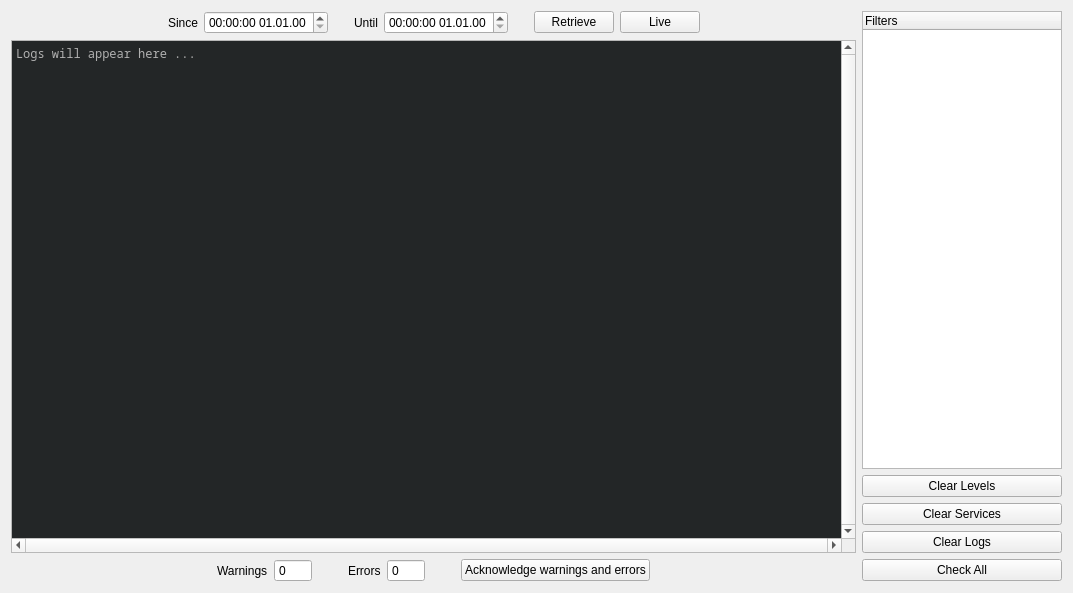
<?xml version="1.0" encoding="UTF-8"?>
<ui version="4.0">
 <class>LogsWidget</class>
 <widget class="QWidget" name="LogsWidget">
  <property name="geometry">
   <rect>
    <x>0</x>
    <y>0</y>
    <width>1073</width>
    <height>593</height>
   </rect>
  </property>
  <property name="windowTitle">
   <string>Logs - KalAO</string>
  </property>
  <layout class="QGridLayout" name="gridLayout" rowstretch="0,1,0,0,0,0" columnstretch="1,0">
   <item row="3" column="1">
    <widget class="QPushButton" name="clear_services_button">
     <property name="text">
      <string>Clear Services</string>
     </property>
    </widget>
   </item>
   <item row="2" column="1">
    <widget class="QPushButton" name="clear_levels_button">
     <property name="text">
      <string>Clear Levels</string>
     </property>
    </widget>
   </item>
   <item row="5" column="1">
    <widget class="QPushButton" name="check_all_button">
     <property name="text">
      <string>Check All</string>
     </property>
    </widget>
   </item>
   <item row="4" column="1">
    <widget class="QPushButton" name="clear_logs_button">
     <property name="text">
      <string>Clear Logs</string>
     </property>
    </widget>
   </item>
   <item row="5" column="0">
    <layout class="QHBoxLayout" name="total_layout">
     <item>
      <spacer name="horizontalSpacer">
       <property name="orientation">
        <enum>Qt::Horizontal</enum>
       </property>
       <property name="sizeHint" stdset="0">
        <size>
         <width>40</width>
         <height>20</height>
        </size>
       </property>
      </spacer>
     </item>
     <item>
      <widget class="QLabel" name="warnings_label">
       <property name="text">
        <string>Warnings</string>
       </property>
      </widget>
     </item>
     <item>
      <widget class="QSpinBox" name="warnings_spinbox">
       <property name="readOnly">
        <bool>true</bool>
       </property>
       <property name="buttonSymbols">
        <enum>QAbstractSpinBox::NoButtons</enum>
       </property>
       <property name="maximum">
        <number>9999</number>
       </property>
      </widget>
     </item>
     <item>
      <spacer name="horizontalSpacer_2">
       <property name="orientation">
        <enum>Qt::Horizontal</enum>
       </property>
       <property name="sizeType">
        <enum>QSizePolicy::Maximum</enum>
       </property>
       <property name="sizeHint" stdset="0">
        <size>
         <width>30</width>
         <height>20</height>
        </size>
       </property>
      </spacer>
     </item>
     <item>
      <widget class="QLabel" name="errors_label">
       <property name="text">
        <string>Errors</string>
       </property>
      </widget>
     </item>
     <item>
      <widget class="QSpinBox" name="errors_spinbox">
       <property name="readOnly">
        <bool>true</bool>
       </property>
       <property name="buttonSymbols">
        <enum>QAbstractSpinBox::NoButtons</enum>
       </property>
       <property name="maximum">
        <number>9999</number>
       </property>
      </widget>
     </item>
     <item>
      <spacer name="horizontalSpacer_3">
       <property name="orientation">
        <enum>Qt::Horizontal</enum>
       </property>
       <property name="sizeType">
        <enum>QSizePolicy::Maximum</enum>
       </property>
       <property name="sizeHint" stdset="0">
        <size>
         <width>30</width>
         <height>20</height>
        </size>
       </property>
      </spacer>
     </item>
     <item>
      <widget class="QPushButton" name="acknowledge_button">
       <property name="text">
        <string>Acknowledge warnings and errors</string>
       </property>
      </widget>
     </item>
     <item>
      <spacer name="horizontalSpacer_4">
       <property name="orientation">
        <enum>Qt::Horizontal</enum>
       </property>
       <property name="sizeHint" stdset="0">
        <size>
         <width>40</width>
         <height>20</height>
        </size>
       </property>
      </spacer>
     </item>
    </layout>
   </item>
   <item row="1" column="0" rowspan="4">
    <widget class="QPlainTextEdit" name="logs_textedit">
     <property name="palette">
      <palette>
       <active>
        <colorrole role="Text">
         <brush brushstyle="SolidPattern">
          <color alpha="255">
           <red>252</red>
           <green>252</green>
           <blue>252</blue>
          </color>
         </brush>
        </colorrole>
        <colorrole role="Base">
         <brush brushstyle="SolidPattern">
          <color alpha="255">
           <red>35</red>
           <green>38</green>
           <blue>39</blue>
          </color>
         </brush>
        </colorrole>
        <colorrole role="PlaceholderText">
         <brush brushstyle="SolidPattern">
          <color alpha="255">
           <red>176</red>
           <green>176</green>
           <blue>176</blue>
          </color>
         </brush>
        </colorrole>
       </active>
       <inactive>
        <colorrole role="Text">
         <brush brushstyle="SolidPattern">
          <color alpha="255">
           <red>252</red>
           <green>252</green>
           <blue>252</blue>
          </color>
         </brush>
        </colorrole>
        <colorrole role="Base">
         <brush brushstyle="SolidPattern">
          <color alpha="255">
           <red>35</red>
           <green>38</green>
           <blue>39</blue>
          </color>
         </brush>
        </colorrole>
        <colorrole role="PlaceholderText">
         <brush brushstyle="SolidPattern">
          <color alpha="255">
           <red>176</red>
           <green>176</green>
           <blue>176</blue>
          </color>
         </brush>
        </colorrole>
       </inactive>
       <disabled>
        <colorrole role="Text">
         <brush brushstyle="SolidPattern">
          <color alpha="255">
           <red>252</red>
           <green>252</green>
           <blue>252</blue>
          </color>
         </brush>
        </colorrole>
        <colorrole role="Base">
         <brush brushstyle="SolidPattern">
          <color alpha="255">
           <red>35</red>
           <green>38</green>
           <blue>39</blue>
          </color>
         </brush>
        </colorrole>
        <colorrole role="PlaceholderText">
         <brush brushstyle="SolidPattern">
          <color alpha="255">
           <red>176</red>
           <green>176</green>
           <blue>176</blue>
          </color>
         </brush>
        </colorrole>
       </disabled>
      </palette>
     </property>
     <property name="font">
      <font>
       <family>Noto Sans Mono</family>
      </font>
     </property>
     <property name="verticalScrollBarPolicy">
      <enum>Qt::ScrollBarAlwaysOn</enum>
     </property>
     <property name="horizontalScrollBarPolicy">
      <enum>Qt::ScrollBarAlwaysOn</enum>
     </property>
     <property name="lineWrapMode">
      <enum>QPlainTextEdit::NoWrap</enum>
     </property>
     <property name="cursorWidth">
      <number>0</number>
     </property>
     <property name="placeholderText">
      <string>Logs will appear here ...</string>
     </property>
    </widget>
   </item>
   <item row="0" column="0">
    <layout class="QHBoxLayout" name="time_layout">
     <item>
      <spacer name="horizontalSpacer_5">
       <property name="orientation">
        <enum>Qt::Horizontal</enum>
       </property>
       <property name="sizeHint" stdset="0">
        <size>
         <width>40</width>
         <height>20</height>
        </size>
       </property>
      </spacer>
     </item>
     <item>
      <widget class="QLabel" name="since_label">
       <property name="text">
        <string>Since</string>
       </property>
      </widget>
     </item>
     <item>
      <widget class="KDateTimeEdit" name="since_datetimeedit">
       <property name="currentSection">
        <enum>QDateTimeEdit::HourSection</enum>
       </property>
       <property name="displayFormat">
        <string>HH:mm:ss dd.MM.yy</string>
       </property>
      </widget>
     </item>
     <item>
      <spacer name="horizontalSpacer_6">
       <property name="orientation">
        <enum>Qt::Horizontal</enum>
       </property>
       <property name="sizeType">
        <enum>QSizePolicy::Maximum</enum>
       </property>
       <property name="sizeHint" stdset="0">
        <size>
         <width>20</width>
         <height>20</height>
        </size>
       </property>
      </spacer>
     </item>
     <item>
      <widget class="QLabel" name="until_label">
       <property name="text">
        <string>Until</string>
       </property>
      </widget>
     </item>
     <item>
      <widget class="KDateTimeEdit" name="until_datetimeedit">
       <property name="currentSection">
        <enum>QDateTimeEdit::HourSection</enum>
       </property>
       <property name="displayFormat">
        <string>HH:mm:ss dd.MM.yy</string>
       </property>
      </widget>
     </item>
     <item>
      <spacer name="horizontalSpacer_8">
       <property name="orientation">
        <enum>Qt::Horizontal</enum>
       </property>
       <property name="sizeType">
        <enum>QSizePolicy::Maximum</enum>
       </property>
       <property name="sizeHint" stdset="0">
        <size>
         <width>20</width>
         <height>20</height>
        </size>
       </property>
      </spacer>
     </item>
     <item>
      <widget class="QPushButton" name="retieve_button">
       <property name="text">
        <string>Retrieve</string>
       </property>
      </widget>
     </item>
     <item>
      <widget class="QPushButton" name="live_button">
       <property name="text">
        <string>Live</string>
       </property>
      </widget>
     </item>
     <item>
      <spacer name="horizontalSpacer_7">
       <property name="orientation">
        <enum>Qt::Horizontal</enum>
       </property>
       <property name="sizeHint" stdset="0">
        <size>
         <width>40</width>
         <height>20</height>
        </size>
       </property>
      </spacer>
     </item>
    </layout>
   </item>
   <item row="0" column="1" rowspan="2">
    <widget class="QTreeWidget" name="filters_tree">
     <property name="maximumSize">
      <size>
       <width>200</width>
       <height>16777215</height>
      </size>
     </property>
     <property name="showDropIndicator" stdset="0">
      <bool>false</bool>
     </property>
     <property name="rootIsDecorated">
      <bool>false</bool>
     </property>
     <column>
      <property name="text">
       <string>Filters</string>
      </property>
     </column>
    </widget>
   </item>
  </layout>
 </widget>
 <customwidgets>
  <customwidget>
   <class>KDateTimeEdit</class>
   <extends>QDateTimeEdit</extends>
   <header>kalao</header>
  </customwidget>
 </customwidgets>
 <resources/>
 <connections/>
</ui>
